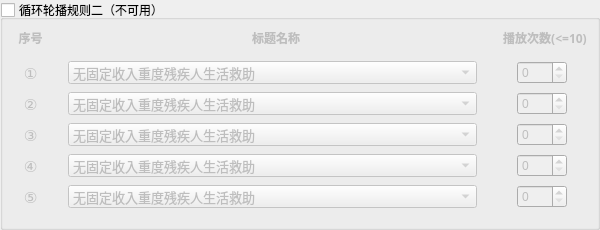
                            <widget class="QGroupBox" name="groupBox_rule2">
                             <property name="minimumSize">
                              <size>
                               <width>600</width>
                               <height>230</height>
                              </size>
                             </property>
                             <property name="maximumSize">
                              <size>
                               <width>600</width>
                               <height>230</height>
                              </size>
                             </property>
                             <property name="font">
                              <font>
                               <family>Microsoft YaHei UI</family>
                               <pointsize>9</pointsize>
                               <bold>false</bold>
                              </font>
                             </property>
                             <property name="title">
                              <string>循环轮播规则二（不可用）</string>
                             </property>
                             <property name="checkable">
                              <bool>true</bool>
                             </property>
                             <property name="checked">
                              <bool>false</bool>
                             </property>
                             <layout class="QGridLayout" name="gridLayout_57">
                              <property name="leftMargin">
                               <number>10</number>
                              </property>
                              <property name="topMargin">
                               <number>0</number>
                              </property>
                              <property name="rightMargin">
                               <number>10</number>
                              </property>
                              <property name="bottomMargin">
                               <number>10</number>
                              </property>
                              <property name="horizontalSpacing">
                               <number>0</number>
                              </property>
                              <property name="verticalSpacing">
                               <number>5</number>
                              </property>
                              <item row="1" column="4">
                               <widget class="QSpinBox" name="spinBox_rule2_count1">
                                <property name="minimumSize">
                                 <size>
                                  <width>50</width>
                                  <height>0</height>
                                 </size>
                                </property>
                                <property name="maximumSize">
                                 <size>
                                  <width>50</width>
                                  <height>16777215</height>
                                 </size>
                                </property>
                                <property name="minimum">
                                 <number>0</number>
                                </property>
                                <property name="maximum">
                                 <number>10</number>
                                </property>
                               </widget>
                              </item>
                              <item row="1" column="3">
                               <spacer name="horizontalSpacer_59">
                                <property name="orientation">
                                 <enum>Qt::Horizontal</enum>
                                </property>
                                <property name="sizeType">
                                 <enum>QSizePolicy::Fixed</enum>
                                </property>
                                <property name="sizeHint" stdset="0">
                                 <size>
                                  <width>40</width>
                                  <height>20</height>
                                 </size>
                                </property>
                               </spacer>
                              </item>
                              <item row="2" column="2">
                               <widget class="QComboBox" name="cBox_rule2_title2">
                                <property name="minimumSize">
                                 <size>
                                  <width>0</width>
                                  <height>0</height>
                                 </size>
                                </property>
                                <property name="font">
                                 <font>
                                  <family>Microsoft YaHei UI</family>
                                  <pointsize>10</pointsize>
                                  <bold>false</bold>
                                 </font>
                                </property>
                                <item>
                                 <property name="text">
                                  <string>无固定收入重度残疾人生活救助</string>
                                 </property>
                                </item>
                                <item>
                                 <property name="text">
                                  <string>新建项目</string>
                                 </property>
                                </item>
                               </widget>
                              </item>
                              <item row="5" column="2">
                               <widget class="QComboBox" name="cBox_rule2_title5">
                                <property name="minimumSize">
                                 <size>
                                  <width>0</width>
                                  <height>0</height>
                                 </size>
                                </property>
                                <property name="font">
                                 <font>
                                  <family>Microsoft YaHei UI</family>
                                  <pointsize>10</pointsize>
                                  <bold>false</bold>
                                 </font>
                                </property>
                                <item>
                                 <property name="text">
                                  <string>无固定收入重度残疾人生活救助</string>
                                 </property>
                                </item>
                                <item>
                                 <property name="text">
                                  <string>新建项目</string>
                                 </property>
                                </item>
                               </widget>
                              </item>
                              <item row="4" column="2">
                               <widget class="QComboBox" name="cBox_rule2_title4">
                                <property name="minimumSize">
                                 <size>
                                  <width>0</width>
                                  <height>0</height>
                                 </size>
                                </property>
                                <property name="font">
                                 <font>
                                  <family>Microsoft YaHei UI</family>
                                  <pointsize>10</pointsize>
                                  <bold>false</bold>
                                 </font>
                                </property>
                                <item>
                                 <property name="text">
                                  <string>无固定收入重度残疾人生活救助</string>
                                 </property>
                                </item>
                                <item>
                                 <property name="text">
                                  <string>新建项目</string>
                                 </property>
                                </item>
                               </widget>
                              </item>
                              <item row="4" column="0">
                               <widget class="QLabel" name="label_52">
                                <property name="font">
                                 <font>
                                  <family>微软雅黑</family>
                                  <pointsize>11</pointsize>
                                  <bold>false</bold>
                                 </font>
                                </property>
                                <property name="text">
                                 <string>④</string>
                                </property>
                                <property name="alignment">
                                 <set>Qt::AlignCenter</set>
                                </property>
                               </widget>
                              </item>
                              <item row="2" column="0">
                               <widget class="QLabel" name="label_53">
                                <property name="font">
                                 <font>
                                  <family>微软雅黑</family>
                                  <pointsize>11</pointsize>
                                  <bold>false</bold>
                                 </font>
                                </property>
                                <property name="text">
                                 <string>②</string>
                                </property>
                                <property name="alignment">
                                 <set>Qt::AlignCenter</set>
                                </property>
                               </widget>
                              </item>
                              <item row="5" column="4">
                               <widget class="QSpinBox" name="spinBox_rule2_count5">
                                <property name="minimumSize">
                                 <size>
                                  <width>50</width>
                                  <height>0</height>
                                 </size>
                                </property>
                                <property name="minimum">
                                 <number>0</number>
                                </property>
                                <property name="maximum">
                                 <number>10</number>
                                </property>
                               </widget>
                              </item>
                              <item row="1" column="0">
                               <widget class="QLabel" name="label_54">
                                <property name="maximumSize">
                                 <size>
                                  <width>35</width>
                                  <height>16777215</height>
                                 </size>
                                </property>
                                <property name="font">
                                 <font>
                                  <family>微软雅黑</family>
                                  <pointsize>11</pointsize>
                                  <bold>false</bold>
                                 </font>
                                </property>
                                <property name="text">
                                 <string>①</string>
                                </property>
                                <property name="alignment">
                                 <set>Qt::AlignCenter</set>
                                </property>
                               </widget>
                              </item>
                              <item row="1" column="1">
                               <spacer name="horizontalSpacer_51">
                                <property name="orientation">
                                 <enum>Qt::Horizontal</enum>
                                </property>
                                <property name="sizeType">
                                 <enum>QSizePolicy::Fixed</enum>
                                </property>
                                <property name="sizeHint" stdset="0">
                                 <size>
                                  <width>20</width>
                                  <height>20</height>
                                 </size>
                                </property>
                               </spacer>
                              </item>
                              <item row="3" column="4">
                               <widget class="QSpinBox" name="spinBox_rule2_count3">
                                <property name="minimumSize">
                                 <size>
                                  <width>50</width>
                                  <height>0</height>
                                 </size>
                                </property>
                                <property name="minimum">
                                 <number>0</number>
                                </property>
                                <property name="maximum">
                                 <number>10</number>
                                </property>
                               </widget>
                              </item>
                              <item row="1" column="2">
                               <widget class="QComboBox" name="cBox_rule2_title1">
                                <property name="minimumSize">
                                 <size>
                                  <width>380</width>
                                  <height>0</height>
                                 </size>
                                </property>
                                <property name="font">
                                 <font>
                                  <family>Microsoft YaHei UI</family>
                                  <pointsize>10</pointsize>
                                  <bold>false</bold>
                                 </font>
                                </property>
                                <item>
                                 <property name="text">
                                  <string>无固定收入重度残疾人生活救助</string>
                                 </property>
                                </item>
                                <item>
                                 <property name="text">
                                  <string>新建项目</string>
                                 </property>
                                </item>
                               </widget>
                              </item>
                              <item row="4" column="4">
                               <widget class="QSpinBox" name="spinBox_rule2_count4">
                                <property name="minimumSize">
                                 <size>
                                  <width>50</width>
                                  <height>0</height>
                                 </size>
                                </property>
                                <property name="minimum">
                                 <number>0</number>
                                </property>
                                <property name="maximum">
                                 <number>10</number>
                                </property>
                               </widget>
                              </item>
                              <item row="5" column="0">
                               <widget class="QLabel" name="label_55">
                                <property name="font">
                                 <font>
                                  <family>微软雅黑</family>
                                  <pointsize>11</pointsize>
                                  <bold>false</bold>
                                 </font>
                                </property>
                                <property name="text">
                                 <string>⑤</string>
                                </property>
                                <property name="alignment">
                                 <set>Qt::AlignCenter</set>
                                </property>
                               </widget>
                              </item>
                              <item row="2" column="4">
                               <widget class="QSpinBox" name="spinBox_rule2_count2">
                                <property name="minimumSize">
                                 <size>
                                  <width>50</width>
                                  <height>0</height>
                                 </size>
                                </property>
                                <property name="minimum">
                                 <number>0</number>
                                </property>
                                <property name="maximum">
                                 <number>10</number>
                                </property>
                               </widget>
                              </item>
                              <item row="3" column="0">
                               <widget class="QLabel" name="label_56">
                                <property name="font">
                                 <font>
                                  <family>微软雅黑</family>
                                  <pointsize>11</pointsize>
                                  <bold>false</bold>
                                 </font>
                                </property>
                                <property name="text">
                                 <string>③</string>
                                </property>
                                <property name="alignment">
                                 <set>Qt::AlignCenter</set>
                                </property>
                               </widget>
                              </item>
                              <item row="3" column="2">
                               <widget class="QComboBox" name="cBox_rule2_title3">
                                <property name="minimumSize">
                                 <size>
                                  <width>0</width>
                                  <height>0</height>
                                 </size>
                                </property>
                                <property name="font">
                                 <font>
                                  <family>Microsoft YaHei UI</family>
                                  <pointsize>10</pointsize>
                                  <bold>false</bold>
                                 </font>
                                </property>
                                <item>
                                 <property name="text">
                                  <string>无固定收入重度残疾人生活救助</string>
                                 </property>
                                </item>
                                <item>
                                 <property name="text">
                                  <string>新建项目</string>
                                 </property>
                                </item>
                               </widget>
                              </item>
                              <item row="1" column="5">
                               <spacer name="horizontalSpacer_52">
                                <property name="orientation">
                                 <enum>Qt::Horizontal</enum>
                                </property>
                                <property name="sizeType">
                                 <enum>QSizePolicy::Fixed</enum>
                                </property>
                                <property name="sizeHint" stdset="0">
                                 <size>
                                  <width>20</width>
                                  <height>20</height>
                                 </size>
                                </property>
                               </spacer>
                              </item>
                              <item row="0" column="0" colspan="6">
                               <widget class="QWidget" name="widget_20" native="true">
                                <property name="minimumSize">
                                 <size>
                                  <width>0</width>
                                  <height>30</height>
                                 </size>
                                </property>
                                <property name="maximumSize">
                                 <size>
                                  <width>16777215</width>
                                  <height>30</height>
                                 </size>
                                </property>
                                <layout class="QGridLayout" name="gridLayout_58">
                                 <property name="leftMargin">
                                  <number>0</number>
                                 </property>
                                 <property name="topMargin">
                                  <number>0</number>
                                 </property>
                                 <property name="rightMargin">
                                  <number>0</number>
                                 </property>
                                 <property name="bottomMargin">
                                  <number>0</number>
                                 </property>
                                 <property name="spacing">
                                  <number>0</number>
                                 </property>
                                 <item row="0" column="5">
                                  <spacer name="horizontalSpacer_53">
                                   <property name="orientation">
                                    <enum>Qt::Horizontal</enum>
                                   </property>
                                   <property name="sizeHint" stdset="0">
                                    <size>
                                     <width>40</width>
                                     <height>20</height>
                                    </size>
                                   </property>
                                  </spacer>
                                 </item>
                                 <item row="0" column="2">
                                  <spacer name="horizontalSpacer_54">
                                   <property name="orientation">
                                    <enum>Qt::Horizontal</enum>
                                   </property>
                                   <property name="sizeHint" stdset="0">
                                    <size>
                                     <width>40</width>
                                     <height>20</height>
                                    </size>
                                   </property>
                                  </spacer>
                                 </item>
                                 <item row="0" column="1">
                                  <widget class="QLabel" name="label_57">
                                   <property name="minimumSize">
                                    <size>
                                     <width>35</width>
                                     <height>30</height>
                                    </size>
                                   </property>
                                   <property name="font">
                                    <font>
                                     <family>微软雅黑</family>
                                     <pointsize>9</pointsize>
                                     <bold>true</bold>
                                    </font>
                                   </property>
                                   <property name="text">
                                    <string>序号</string>
                                   </property>
                                   <property name="alignment">
                                    <set>Qt::AlignCenter</set>
                                   </property>
                                  </widget>
                                 </item>
                                 <item row="0" column="3">
                                  <widget class="QLabel" name="label_58">
                                   <property name="minimumSize">
                                    <size>
                                     <width>0</width>
                                     <height>30</height>
                                    </size>
                                   </property>
                                   <property name="font">
                                    <font>
                                     <family>微软雅黑</family>
                                     <pointsize>9</pointsize>
                                     <bold>true</bold>
                                    </font>
                                   </property>
                                   <property name="text">
                                    <string>标题名称</string>
                                   </property>
                                   <property name="alignment">
                                    <set>Qt::AlignCenter</set>
                                   </property>
                                  </widget>
                                 </item>
                                 <item row="0" column="6" colspan="2">
                                  <widget class="QLabel" name="label_59">
                                   <property name="minimumSize">
                                    <size>
                                     <width>55</width>
                                     <height>30</height>
                                    </size>
                                   </property>
                                   <property name="font">
                                    <font>
                                     <family>微软雅黑</family>
                                     <pointsize>9</pointsize>
                                     <bold>true</bold>
                                    </font>
                                   </property>
                                   <property name="text">
                                    <string>播放次数(&lt;=10)</string>
                                   </property>
                                   <property name="alignment">
                                    <set>Qt::AlignCenter</set>
                                   </property>
                                  </widget>
                                 </item>
                                </layout>
                               </widget>
                              </item>
                             </layout>
                            </widget>
